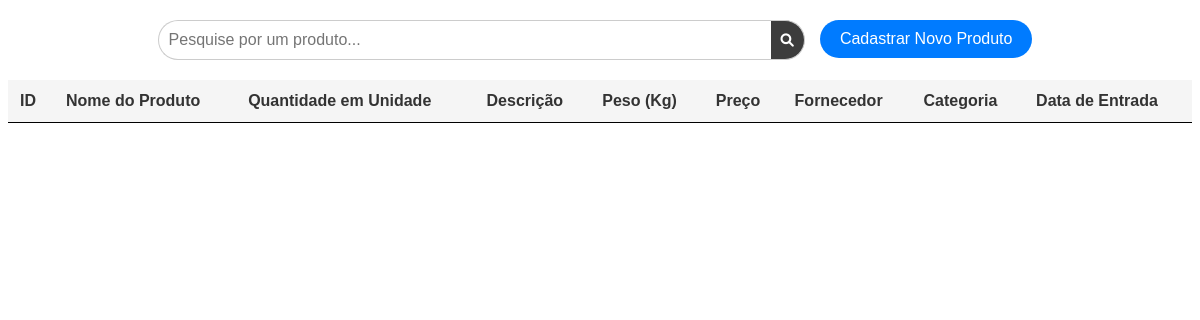
/salvo/ (signed in), run on an earlier commit of the app's database.
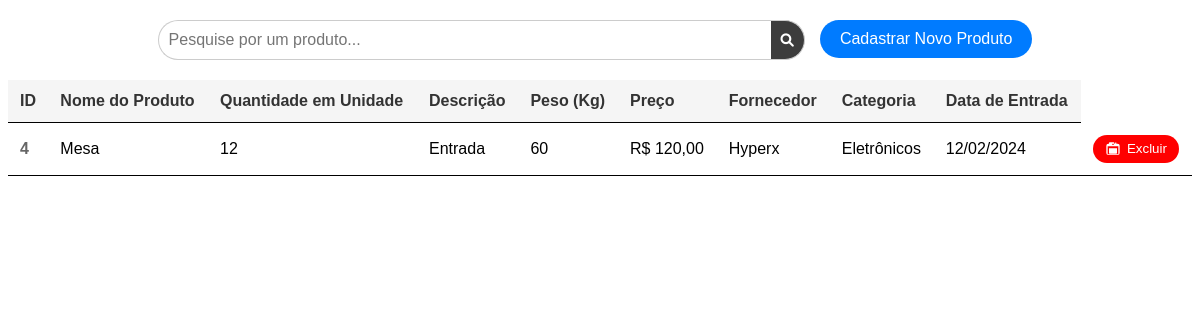
And on a later commit of the database.
### gerencia_plus/models.py (models this page shows, shortened)
class Gerenciamento(models.Model):
    user = models.ForeignKey(User, on_delete=models.CASCADE)
    nome_produto = models.TextField(max_length=255)
    descricao = models.TextField(max_length=255)
    preco = models.DecimalField(max_digits=10, decimal_places=2)
    quantidade = models.IntegerField()
    peso = models.TextField(max_length=255)
    fornecedor = models.TextField(max_length=255)
    categoria = models.CharField(max_length=255)
    data_entrada = models.DateField()

### gerencia_plus/views.py (the view)
# urls.py: path('salvo/', views.salvo, name='salvo'),
@login_required  # Adicione o decorador para garantir que apenas usuários autenticados possam acessar esta view
def salvo(request):
    if request.method == 'POST':
        gere = Gerenciamento()
        gere.user = request.user  # Associe o usuário autenticado ao produto
        gere.nome_produto = request.POST.get('nome-produto')
        gere.quantidade = request.POST.get('quantidade')
        gere.descricao = request.POST.get('descricao')
        gere.peso = request.POST.get('peso-estoque')
        gere.preco = request.POST.get('preco')
        gere.fornecedor = request.POST.get('fornecedor')
        gere.categoria = request.POST.get('categoria')
        gere.data_entrada = request.POST.get('data-entrada')
        gere.save()
        return redirect('salvo')  # substitua por nome da URL que mostra a lista de produtos
    else:
        cadastro_estoque = {
            'cadastro_estoque': Gerenciamento.objects.filter(user=request.user)  # Filtra os produtos pelo usuário autenticado
        }
        return render(request, 'estoque.html', cadastro_estoque)

### gerencia_plus/templates/estoque.html (shortened to what this page needs)
<!DOCTYPE html>
<html>
<head>
    <link rel="stylesheet" href="https://cdnjs.cloudflare.com/ajax/libs/font-awesome/6.0.0-beta2/css/all.min.css">
</head>
<body>
    <div class="container">
        <div class="search-container">
            <input type="text" id="searchInput" class="search-bar" placeholder="Pesquise por um produto...">
            <button id="searchButton" class="search-button">
                <i class="fas fa-search"></i>
            </button>
            <a href="{% url 'inicial' %}">
                <button id="newItemButton" class="new-item-button">
                    Cadastrar Novo Produto
                </button>
            </a>
        </div>
        <table>
            <tr>
                <th>ID</th>
                <th>Nome do Produto</th>
                <th>Quantidade em Unidade</th>
                <th>Descrição</th>
                <th>Peso (Kg)</th>
                <th>Preço</th>
                <th>Fornecedor</th>
                <th>Categoria</th>
                <th>Data de Entrada</th>
            </tr>
            {% for item in cadastro_estoque reversed %}
            <tr>
                <td>{{ item.id }}</td>
                <td>{{ item.nome_produto }}</td>
                <td>{{ item.quantidade }}</td>
                <td>{{ item.descricao }}</td>
                <td>{{ item.peso }}</td>
                <td>R$ {{ item.preco|floatformat:2 }}</td>
                <td>{{ item.fornecedor }}</td>
                <td>{{ item.categoria }}</td>
                <td>{{ item.data_entrada|date:"d/m/Y" }}</td>
                <td>
                    <button class="delete-option" onclick="excluirItem(event)">
                        Excluir
                    </button>
                </td>
            </tr>
            {% endfor %}
        </table>
    </div>
</body>
</html>

What changed in the data, as far as the page shows it:
added Gerenciamento: id "4", nome_produto "Mesa", quantidade "12", descricao "Entrada", peso "60", preco "120,00", fornecedor "Hyperx", categoria "Eletrônicos", data_entrada "12/02/2024"
